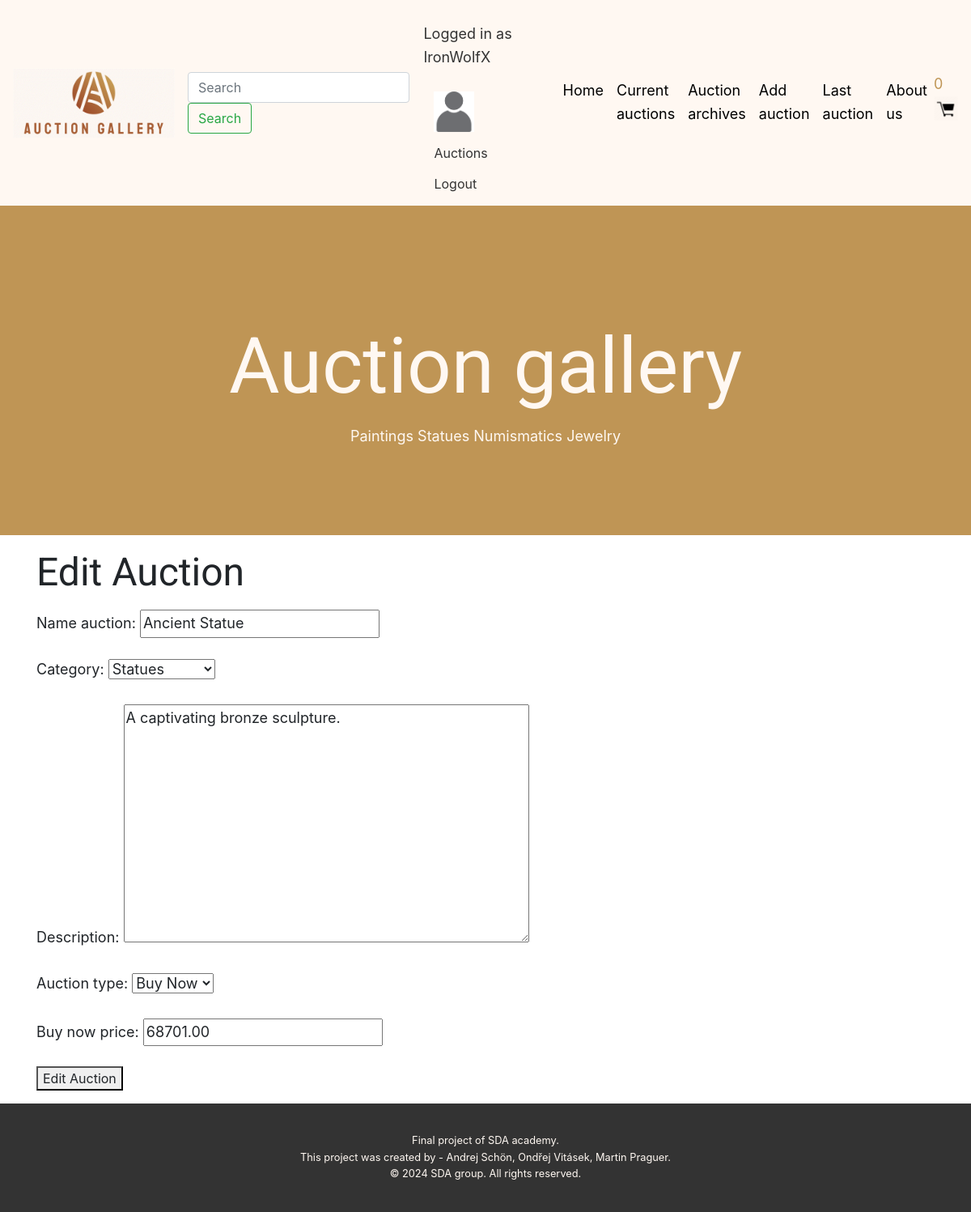
/add_auction/update/1 (signed in), run on an earlier commit of the app's database.
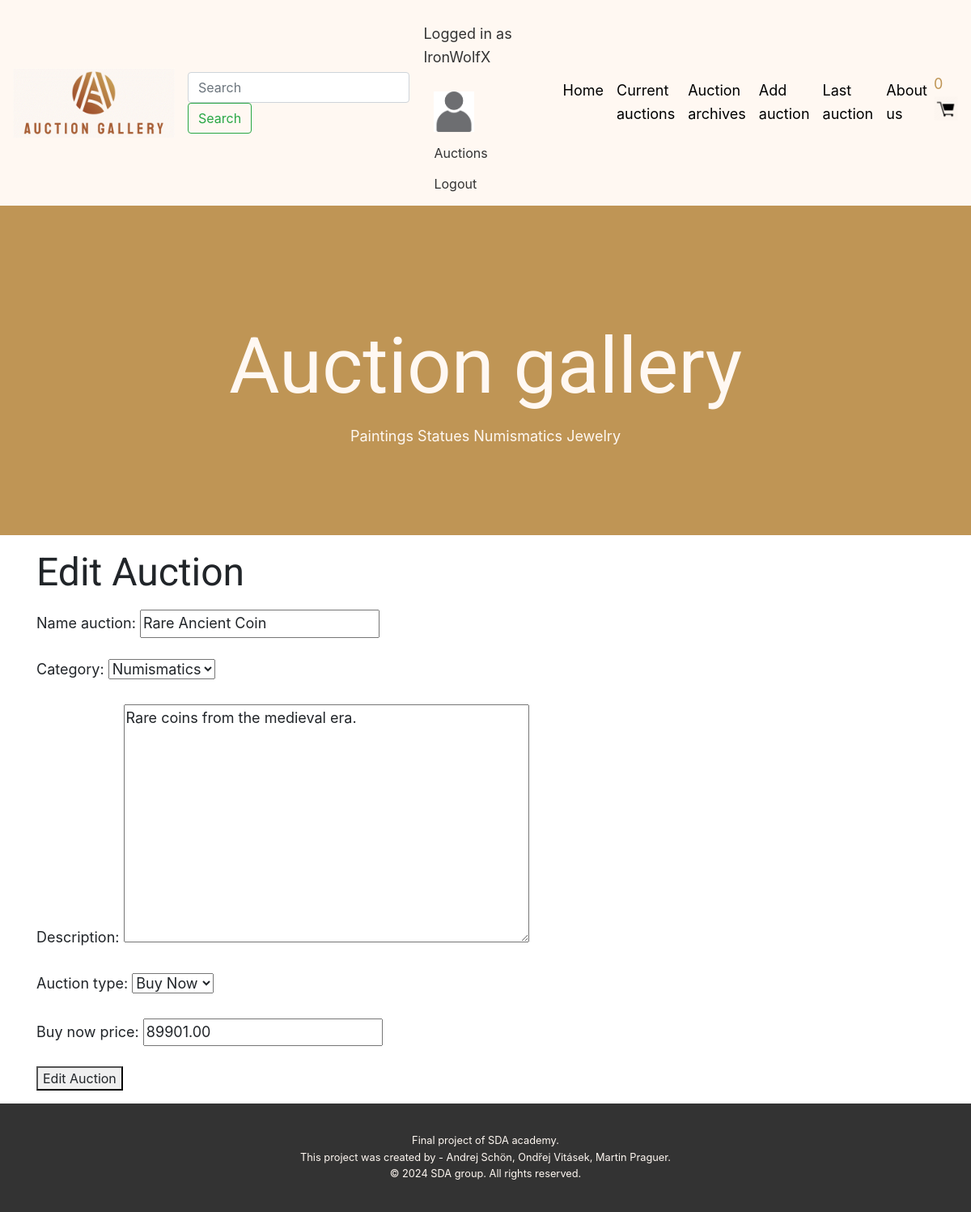
And on a later commit of the database.
### viewer/models.py (models this page shows, shortened)
class AddAuction(models.Model):
    name_auction = models.CharField(max_length=128)
    user_creator = models.ForeignKey(User, on_delete=models.DO_NOTHING, related_name='created_auctions')
    name_bider = models.ForeignKey(User, on_delete=models.DO_NOTHING, related_name='bided_auctions', null=True, blank=True)
    name_buyer = models.ForeignKey(User, on_delete=models.DO_NOTHING, related_name='listed_auctions', null=True, blank=True)
    category = models.ForeignKey('Category', on_delete=models.DO_NOTHING)
    description = models.TextField(default="No description provided")
    promotion = models.BooleanField(default=False)
    auction_start_date = models.DateTimeField(null=True, blank=True)
    auction_end_date = models.DateTimeField(null=True, blank=True)
    number_of_views = models.IntegerField(default=0)
    created = models.DateTimeField(auto_now_add=True)
    AUCTION_TYPE_CHOICES = [
        ('buy_now', 'Buy Now'),
        ('place_bid', 'Place Bid'),
    ]
    auction_type = models.CharField(max_length=10, choices=AUCTION_TYPE_CHOICES, default='place_bid')
    buy_now_price = models.DecimalField(max_digits=10, decimal_places=2, null=True, blank=True)
    price = models.DecimalField(max_digits=10, decimal_places=2, null=True, blank=True)
    start_price = models.DecimalField(max_digits=10, decimal_places=2, null=True, blank=True)
    previous_price = models.DecimalField(max_digits=10, decimal_places=2, null=True, blank=True)
    minimum_bid = models.DecimalField(max_digits=10, decimal_places=2, null=True, blank=True)
    is_sold = models.BooleanField(default=False)

### viewer/views.py (the view, shortened to what this page needs)
# urls.py: path('add_auction/update/<pk>', AddauctionUpdateView.as_view(), name='add_auction_update'),
class AddauctionUpdateView(UpdateView):
    model = AddAuction
    form_class = AddAuctionForm
    template_name = 'add_auction_form.html'
    def get_context_data(self, **kwargs):
        context = super().get_context_data(**kwargs)
        context['auction'] = self.object  # Přidání aukce do kontextu
        return context

### viewer/forms.py
class AddAuctionForm(ModelForm):
    images = MultiFileField(min_num=1, max_num=10, max_file_size=1024*1024*5)  # Limity souborů
    class Meta:
        model = AddAuction
        fields = '__all__'  # Zahrnuje všechna pole z modelu AddAuction
        widgets = {
            'price': forms.HiddenInput(),
            'previous_price': forms.HiddenInput(),
            'number_of_views': forms.HiddenInput(),
            'promotion': forms.HiddenInput(),
            'auction_start_date': forms.HiddenInput(),
            'auction_end_date': forms.HiddenInput(),
            'is_sold': forms.HiddenInput(),
        }
    def __init__(self, *args, **kwargs):
        super(AddAuctionForm, self).__init__(*args, **kwargs)
        self.fields.pop('user_creator')  # Odebere pole 'user_creator' z formuláře
        self.fields.pop('name_bider')  # Odebere pole 'name_bider' z formuláře
        self.fields.pop('name_buyer')  # Odebere pole 'name_buyer' z formuláře

### viewer/cart_context.py (called while the page is built)
def cart_count(request):
    if request.user.is_authenticated:
        return {"cart_count": Cart.objects.filter(user=request.user).count() }
    else:
        return {}

### viewer/models.py (called while the page is built)
    def __str__(self):
        return f"{self.name}"

### viewer/templates/add_auction_form.html (shortened to what this page needs)
{% extends "base.html" %}
{% load static %}
{% load my_filters %}
{% block content %}
<link rel="stylesheet" type="text/css" href="{% static 'style.css' %}">
{% if auction.pk %}
    <h2>Edit Auction</h2>
{% else %}
    <h2>Add Auction Page</h2>
{% endif %}
{% if not user.is_authenticated %}
    <div style="color: red; font-weight: bold; border: 1px solid red; padding: 10px; background-color: #ffdddd;">
        You cannot add or edit an auction, you are not logged in.
    </div>
{% else %}
    <form method="POST" enctype="multipart/form-data">
        {{ form.as_p }}
        <button type="submit">{% if auction.pk %}Edit Auction{% else %}Create Auction{% endif %}</button>
    </form>
{% endif %}
{% endblock %}

What changed in the data, as far as the page shows it:
changed AddAuction "Buy Now": name_auction "Ancient Statue" → "Rare Ancient Coin"; category "Statues" → "Numismatics"; description "A captivating bronze sculpture." → "Rare coins from the medieval era."; buy_now_price "68701.00" → "89901.00"
